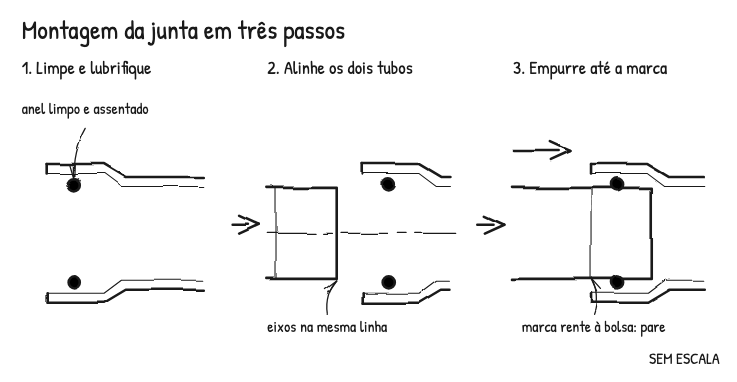

Write the Python code that produced this figure.
"""Step sequence: assembling a socket-and-spigot pipe joint with a rubber ring, in three frames."""

from __future__ import annotations

import sys
from pathlib import Path

sys.path.insert(0, str(Path(__file__).resolve().parents[1] / "scripts"))
from esquadro import Drawing, flow_arrow, hand_note, panels

OUT = Path(__file__).resolve().parent
INSERTION = 14.0  # how far the plain end goes in; the mark on the pipe sits this far from the tip


def socket(d: Drawing, x: float, y: float, h: float = 26.0, length: float = 30.0) -> None:
    """Socket pipe coming in from the right, section through its wall, opening to the left."""
    t = 2.2
    half = h / 2
    d.polyline([(x, y - half - 3), (x + 13, y - half - 3), (x + 18, y - half), (x + length, y - half)])
    d.polyline([(x, y + half + 3), (x + 13, y + half + 3), (x + 18, y + half), (x + length, y + half)])
    d.polyline(
        [(x, y - half - 3 + t), (x + 13, y - half - 3 + t), (x + 17, y - half + t), (x + length, y - half + t)], "hatch"
    )
    d.polyline(
        [(x, y + half + 3 - t), (x + 13, y + half + 3 - t), (x + 17, y + half - t), (x + length, y + half - t)], "hatch"
    )
    d.line((x, y - half - 3), (x, y - half - 3 + t), overshoot=False)
    d.line((x, y + half + 3), (x, y + half + 3 - t), overshoot=False)


def spigot(d: Drawing, tip: float, y: float, h: float = 21.0, length: float = 30.0) -> None:
    """Plain pipe end, with its tip at x = tip, coming in from the left."""
    half = h / 2
    d.polyline([(tip - length, y - half), (tip, y - half), (tip, y + half), (tip - length, y + half)])
    d.line((tip - INSERTION, y - half), (tip - INSERTION, y + half), "hatch")


def main() -> Path:
    d = Drawing.figure(
        "page",
        88,
        title="Montagem da junta em três passos",
        description="Sequência em três quadros: limpar e lubrificar, alinhar e encaixar até a marca.",
    )
    d.text((5, 9), "Montagem da junta em três passos", "heading")
    frames = panels(
        d,
        3,
        area=(5.0, 14.0, 160.0, 68.0),
        titles=["1. Limpe e lubrifique", "2. Alinhe os dois tubos", "3. Empurre até a marca"],
        gap=10.0,
    )

    f = frames[0]
    y = f.at(0, 0.5)[1] + 2
    socket(d, f.x + 6, y, length=36)
    d.circle((f.x + 12, y - 11.3), 1.4, fill="#000")
    d.circle((f.x + 12, y + 11.3), 1.4, fill="#000")
    hand_note(d, (f.x + 12, y - 12.8), (f.x, f.y + 2), "anel limpo e assentado", 30, bend=0.1, size=3.6)

    f = frames[1]
    y = f.at(0, 0.5)[1] + 2
    socket(d, f.x + 22, y, length=20)
    spigot(d, f.x + 16, y, length=16)
    d.circle((f.x + 28, y - 11.3), 1.4, fill="#000")
    d.circle((f.x + 28, y + 11.3), 1.4, fill="#000")
    d.line((f.x, y), (f.x + f.w - 3, y), "center")
    hand_note(d, (f.x + 16, y + 11), (f.x, f.y + f.h - 8), "eixos na mesma linha", 34, bend=-0.15, size=3.6)

    f = frames[2]
    y = f.at(0, 0.5)[1] + 2
    socket(d, f.x + 18, y, length=26)
    spigot(d, f.x + 18 + INSERTION, y, length=18 + INSERTION)
    d.circle((f.x + 24, y - 11.3), 1.4, fill="#000")
    d.circle((f.x + 24, y + 11.3), 1.4, fill="#000")
    flow_arrow(d, (f.x, y - 19), (f.x + 13, y - 19))
    hand_note(d, (f.x + 18, y + 10.5), (f.x + 2, f.y + f.h - 8), "marca rente à bolsa: pare", 42, bend=0.15, size=3.6)
    return d.save(OUT / "explain_steps.svg")


if __name__ == "__main__":
    main()
